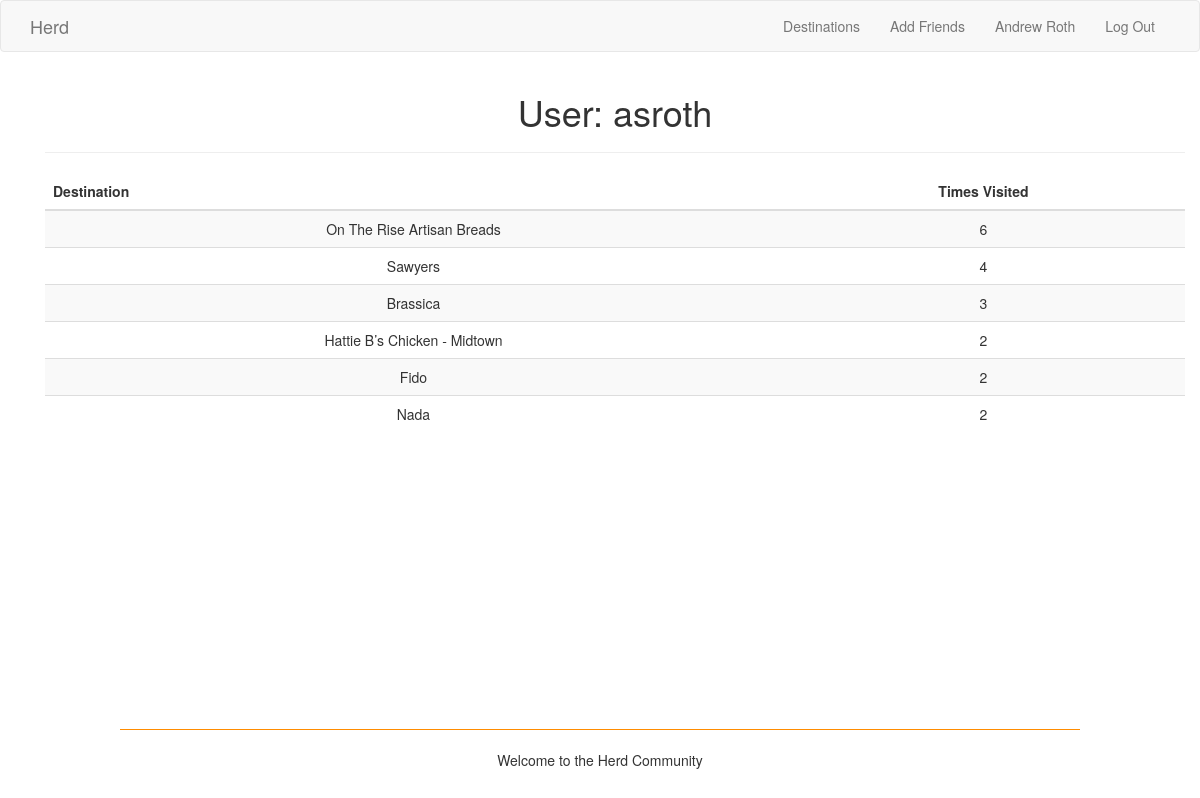
The app's page /user/asroth (signed in), older data.
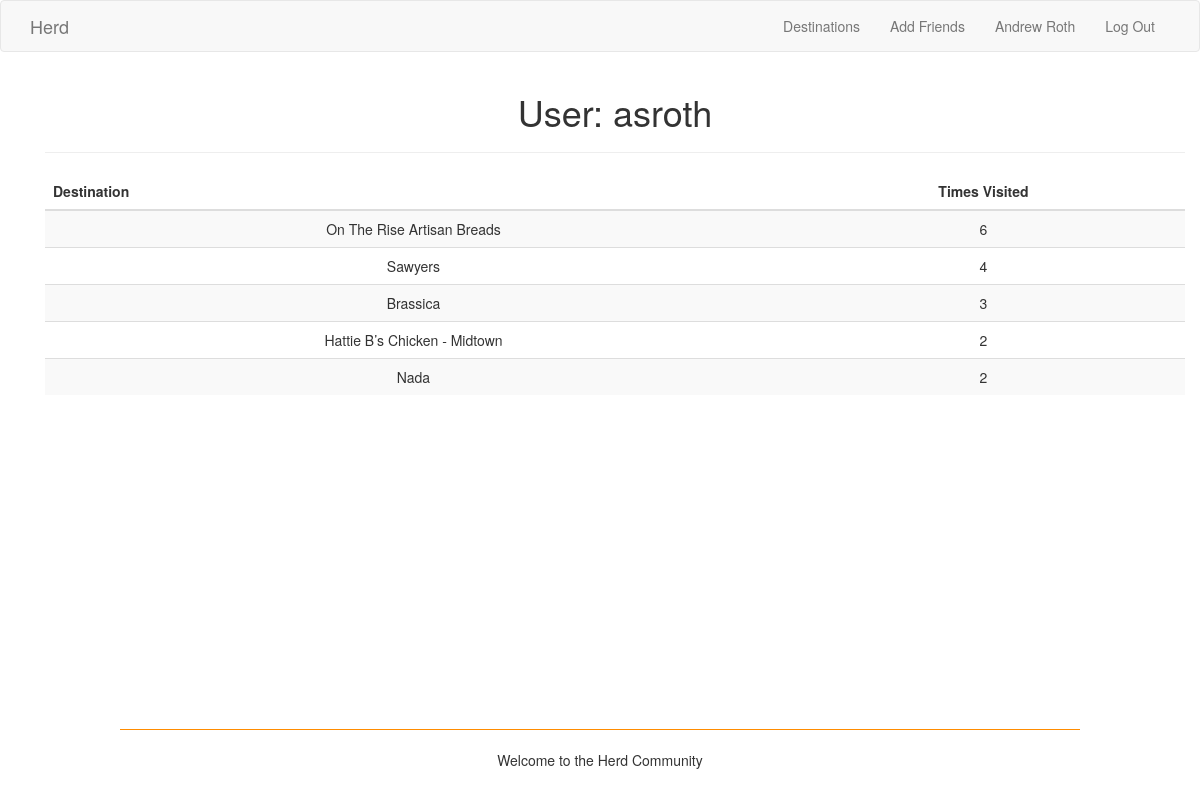
The same page, newer data.
### app/models.py (models this page shows, shortened)
class User(UserMixin, db.Model):
    __tablename__ = 'users'
    user_id = db.Column(db.Integer, primary_key=True)
    username = db.Column(db.String(80), index=True, unique=True)
    name = db.Column(db.String(120))
    email = db.Column(db.String(120), index=True, unique=True)
    destinations = db.relationship('Association', back_populates='user')
    friends = db.relationship('User',
        secondary=friendship_identifier,
        primaryjoin= user_id == friendship_identifier.c.user_id,
        secondaryjoin= user_id == friendship_identifier.c.friend_id)

class Association(db.Model):
    __tablename__ = 'associations'
    user_id = db.Column(db.Integer, db.ForeignKey('users.user_id'), primary_key=True)
    destination_id = db.Column(db.Integer, db.ForeignKey('destinations.destination_id'), primary_key=True)
    num_visits = db.Column(db.Integer)
    user = db.relationship("User", back_populates="destinations")
    destination = db.relationship("Destination", back_populates="users")

class Destination(db.Model):
    __tablename__ = 'destinations'
    destination_id = db.Column(db.Integer, primary_key=True)
    name = db.Column(db.String(120), index=True, unique=True)
    img_src = db.Column(db.String(1000))
    region = db.Column(db.String(50))
    yelp_link = db.Column(db.String(150))
    num_visits = db.Column(db.Integer)
    users = db.relationship('Association', back_populates='destination')

### app/routes.py (the view)
@app.route('/user/<username>')
@login_required
def user(username):
    ulog('user -> page access for username {}'.format(username))
    user = User.query.filter_by(username=username).first_or_404()
    destinations = sorted(user.destinations, key=attrgetter('num_visits'), reverse=True)
    return render_template('user.html', user=user, destinations=destinations)

### app/helpers.py (called while the page is built)
def ulog(msg):
    fp = open('usage_logs.txt', 'a')
    print('--- ', current_user.username, ' ---- ', date.today(), ' ---', file=fp)
    print(msg, file=fp)
    fp.close()

### app/models.py (called while the page is built)
@login.user_loader
def load_user(id):
    return User.query.get(int(id))

### app/templates/user.html
{% extends "base.html" %}
{% block app_content %}
<div class="container">
    <h1>User: {{ user.username }}</h1>
    <hr>
    <table class="table table-hover table-striped">
        <thead>
            <tr>
                <th>Destination</th>
                <th class="text-center">Times Visited</th>
            </tr>
        </thead>
    {% for assoc in destinations %}
        <tr>
            <td>{{ assoc.destination.name }}</td>
            <td class="text-center">{{ assoc.num_visits }}</td>
        </tr>
    {% endfor %}
    </table>
</div>
{% endblock %}

### app/templates/base.html (shortened to what this page needs)
{% extends 'bootstrap/base.html' %}
{% block navbar %}
    <nav class="navbar navbar-default">
        <div class="container">
            <div class="navbar-header">
                <a class="navbar-brand" href="{{ url_for('index') }}">Herd</a>
            </div>
            <div class="collapse navbar-collapse" id="bs-example-navbar-collapse-1">
                <ul class="nav navbar-nav navbar-right">
                    <li><a href="{{ url_for('list') }}">Destinations</a></li>
                    <li><a href="{{ url_for('add_friends') }}">Add Friends</a></li>
                    {% if current_user.is_authenticated %}
                    <li><a href="{{ url_for('user', username=current_user.username) }}">{{ current_user.name }}</a></li>
                    <li><a href="{{ url_for('logout') }}">Log Out</a></li>
                    {% else %}
                    <li><a href="{{ url_for('login') }}">Login</a></li>
                    <li><a href="{{ url_for('signup') }}">Sign Up</a></li>
                    {% endif %}
                </ul>
            </div>
        </div>
    </nav>
{% endblock %}
{% block content %}
    <link rel= "stylesheet" type= "text/css" href= "{{ url_for('static',filename='styles/base.css') }}">
    <div class="container text-center">
    {% block app_content %}{% endblock app_content %}
    <br />
    </div>
    {% block footer %}
    <div class="footer">
        <hr style="width: 80%; border-top: 1px solid darkorange;"/>
        <div class="text-center">
            <p>Welcome to the Herd Community</p>
        </div>
    <br />
    {% endblock footer %}
{% endblock content %}

### app/templates/base.html (style rules this page uses)
html { position: relative; min-height: 100%; }
body { margin-bottom: 91px; }
.footer { position: absolute; bottom: 0; width: 100%; height: 91px; }

Row changes from the older to the newer data that the page shows:
removed Association: destination.name "Fido", num_visits "2"
